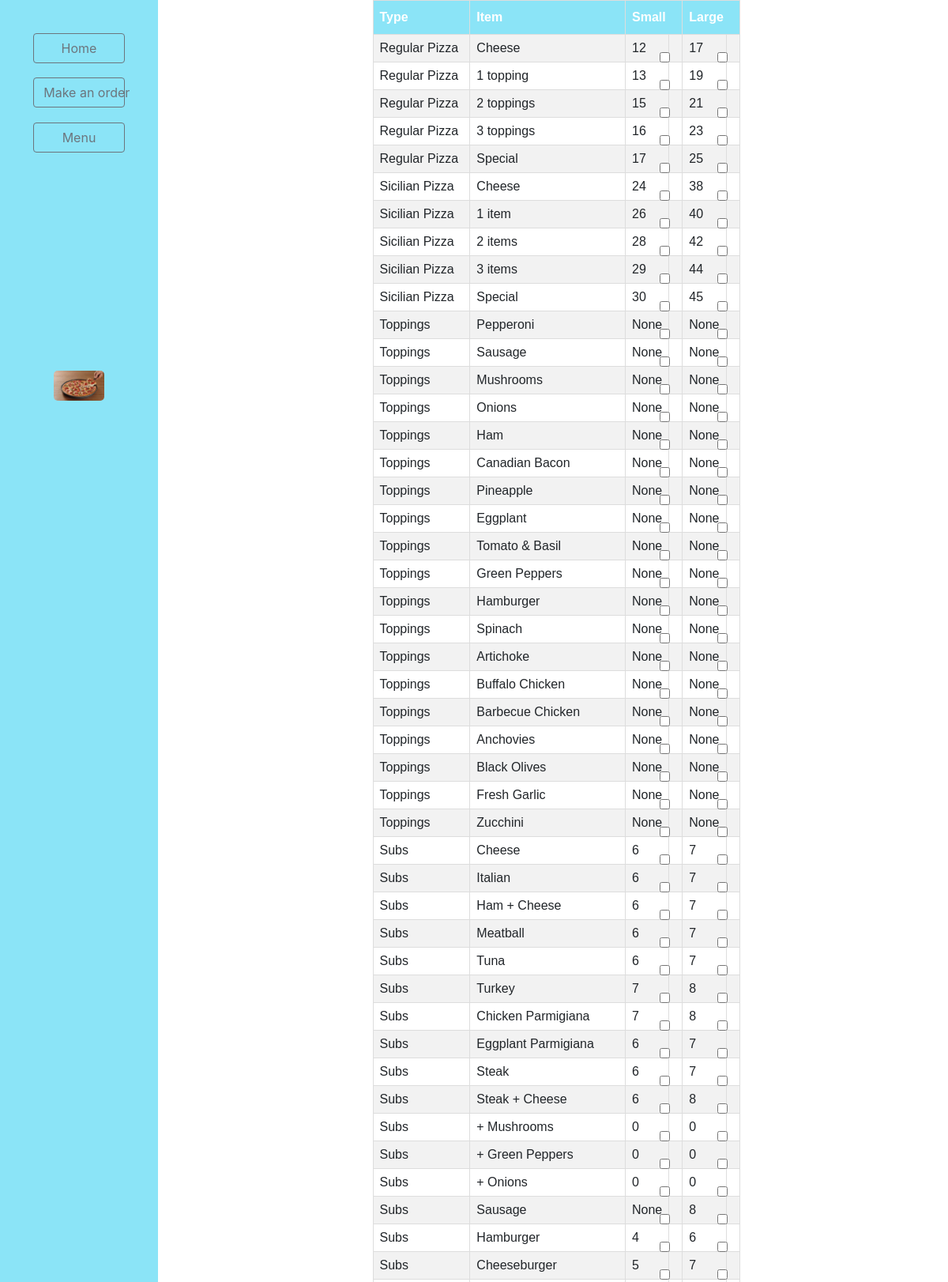
The app's page /menu/ (upper part) with its own data.
### orders/models.py (models this page shows, shortened)
class Menu(models.Model):
    type_i = models.CharField(max_length=100)
    item = models.CharField(max_length=100)
    price_small = models.IntegerField(null=True)
    price_large = models.IntegerField(null=True)

### orders/views.py (the view)
# urls.py: path("menu/", views.menu_view, name="menu"),
def menu_view(request):
    context = {
          "menu": Menu.objects.all()
      }
    return render(request, "menu.html",context)

### orders/templates/menu.html (shortened to what this page needs)
{% extends 'users/layout.html' %}
{%load static%}
{% block content %}
<table style="width:100%;" id = 'customers'>
<tr>
<th>Type</th>
<th>Item</th>
<th colspan="2">Small</th>
<th colspan="2">Large</th>
</tr>
{%for m in menu%}
<tr>
    <td>{{m.type_i}}</td>
    <td>{{m.item}}</td>
    <td>{{m.price_small}}</td>
    <td><input type="checkbox" class="form-check-input" p="Small"onclick="submitorder()" id="{{m.id}}+Small" value="{{m.item}}"  /></td>
    <td>{{m.price_large}}</td>
    <td><input type="checkbox" class="form-check-input" p="Large"onclick="submitorder()"  value="{{m.item}}" id="{{m.id}}+Large" /></td>
</tr>
{%endfor%}
</table>
{%endblock%}

### users/templates/users/layout.html (shortened to what this page needs)
{%load static%}
<!doctype html5>
<html lang="en">
<head>
    <link rel="stylesheet" href="{% static 'styles.css' %}">
    <link rel="stylesheet" href="https://maxcdn.bootstrapcdn.com/bootstrap/4.0.0-beta/css/bootstrap.min.css">
</head>
<body>
<div class='body container-fluid' >
  <div class='row' style='height:100%;background-color:;overflow-x:hidden; '>
    <div class="col-2" style="height:100%;background-color:#8BE4F7;position:fixed; z-index:1;padding:2%">
      <div class='row justify-content-md-center' style='margin:12%'>
       <a class="btn btn-outline-secondary" style="width:100%" href="{%url 'home'%}">Home</a>
      </div>
      <div class='row justify-content-md-center'style='margin:12%'>
       <a class='btn btn-outline-secondary'style='width:100%' href="{%url 'home'%}">Make an order</a>
      </div>
      <div class='row justify-content-md-center'style='margin:12%'>
       <a class='btn btn-outline-secondary'style='width:100%' href="{%url 'menu'%}">Menu</a>
      </div>
      <div class='row justify-content-md-center'style='margin:20%; '>
        <img src="{% static "imgs/img1.jpeg" %}" alt="Pizza" style='margin-top:270%;width:70%; border-radius:5px;'>
      </div>
    </div>
    <div class="col-10" style="height:100%;;margin-left:17%; ">
      <div class="row justify-content-center" >
        <div style=''>
        {%block content%}
        {%endblock%}
        </div>
      </div>
    </div>
  </div>
</div>
</body>
</html>

### orders/static/styles.css (style rules this page uses)
#customers { font-family: "Trebuchet MS", Arial, Helvetica, sans-serif; border-collapse: collapse; width: 100%; }
#customers td, #customers th { border: 1px solid #ddd; padding: 8px; }
#customers tr:nth-child(even) { background-color: #f2f2f2; }
#customers th { padding-top: 12px; padding-bottom: 12px; text-align: left; background-color: #8BE4F7; color: white; }
table { width: 100%; border-collapse: collapse; }
td { padding: 5px 0 5px 15px; border: 1px solid #EEE }

### records on screen
Menu: type_i "Regular Pizza", item "Cheese", price_small "12", price_large "17"
Menu: type_i "Regular Pizza", item "1 topping", price_small "13", price_large "19"
Menu: type_i "Regular Pizza", item "2 toppings", price_small "15", price_large "21"
Menu: type_i "Regular Pizza", item "3 toppings", price_small "16", price_large "23"
Menu: type_i "Regular Pizza", item "Special", price_small "17", price_large "25"
Menu: type_i "Sicilian Pizza", item "Cheese", price_small "24", price_large "38"
Menu: type_i "Sicilian Pizza", item "1 item", price_small "26", price_large "40"
Menu: type_i "Sicilian Pizza", item "2 items", price_small "28", price_large "42"
Menu: type_i "Sicilian Pizza", item "3 items", price_small "29", price_large "44"
Menu: type_i "Sicilian Pizza", item "Special", price_small "30", price_large "45"
Menu: type_i "Toppings", item "Pepperoni", price_small "None", price_large "None"
Menu: type_i "Toppings", item "Sausage", price_small "None", price_large "None"
Menu: type_i "Toppings", item "Mushrooms", price_small "None", price_large "None"
Menu: type_i "Toppings", item "Onions", price_small "None", price_large "None"
Menu: type_i "Toppings", item "Ham", price_small "None", price_large "None"
Menu: type_i "Toppings", item "Canadian Bacon", price_small "None", price_large "None"
Menu: type_i "Toppings", item "Pineapple", price_small "None", price_large "None"
Menu: type_i "Toppings", item "Eggplant", price_small "None", price_large "None"
Menu: type_i "Toppings", item "Tomato & Basil", price_small "None", price_large "None"
Menu: type_i "Toppings", item "Green Peppers", price_small "None", price_large "None"
Menu: type_i "Toppings", item "Hamburger", price_small "None", price_large "None"
Menu: type_i "Toppings", item "Spinach", price_small "None", price_large "None"
Menu: type_i "Toppings", item "Artichoke", price_small "None", price_large "None"
Menu: type_i "Toppings", item "Buffalo Chicken", price_small "None", price_large "None"
Menu: type_i "Toppings", item "Barbecue Chicken", price_small "None", price_large "None"
Menu: type_i "Toppings", item "Anchovies", price_small "None", price_large "None"
Menu: type_i "Toppings", item "Black Olives", price_small "None", price_large "None"
Menu: type_i "Toppings", item "Fresh Garlic", price_small "None", price_large "None"
Menu: type_i "Toppings", item "Zucchini", price_small "None", price_large "None"
Menu: type_i "Subs", item "Cheese", price_small "6", price_large "7"
Menu: type_i "Subs", item "Italian", price_small "6", price_large "7"
Menu: type_i "Subs", item "Ham + Cheese", price_small "6", price_large "7"
Menu: type_i "Subs", item "Meatball", price_small "6", price_large "7"
Menu: type_i "Subs", item "Tuna", price_small "6", price_large "7"
Menu: type_i "Subs", item "Turkey", price_small "7", price_large "8"
Menu: type_i "Subs", item "Chicken Parmigiana", price_small "7", price_large "8"
Menu: type_i "Subs", item "Eggplant Parmigiana", price_small "6", price_large "7"
Menu: type_i "Subs", item "Steak", price_small "6", price_large "7"
Menu: type_i "Subs", item "Steak + Cheese", price_small "6", price_large "8"
Menu: type_i "Subs", item "+ Mushrooms", price_small "0", price_large "0"
Menu: type_i "Subs", item "+ Green Peppers", price_small "0", price_large "0"
Menu: type_i "Subs", item "+ Onions", price_small "0", price_large "0"
Menu: type_i "Subs", item "Sausage", price_small "None", price_large "8"
Menu: type_i "Subs", item "Hamburger", price_small "4", price_large "6"
Menu: type_i "Subs", item "Cheeseburger", price_small "5", price_large "7"
